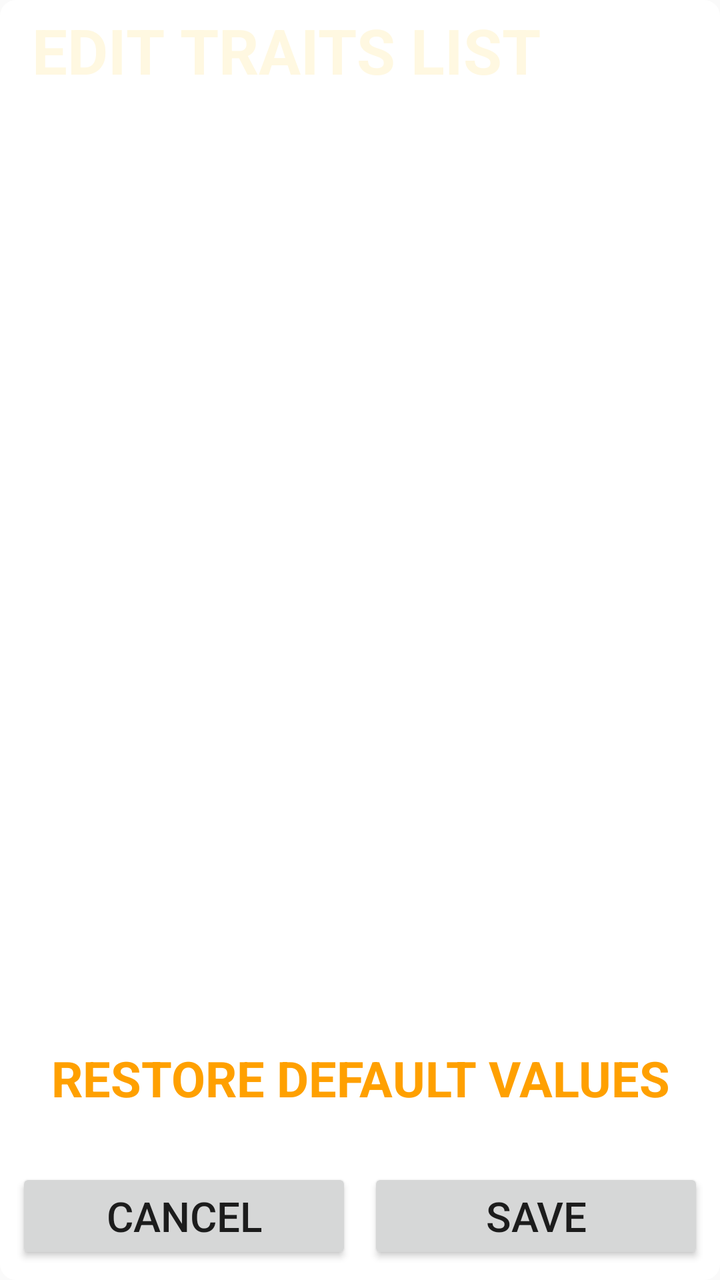
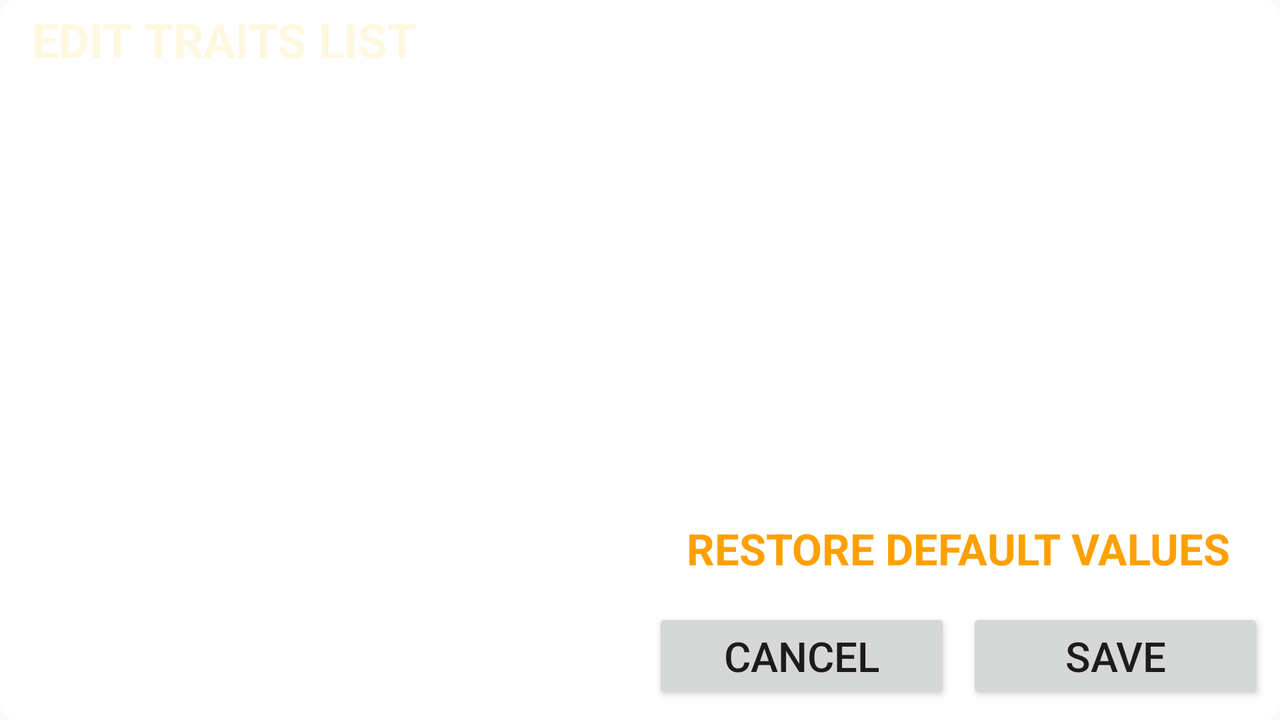

Two renders of one Android screen. The first uses the default layout on a phone; the second uses the alternative layout the repository ships for a different screen configuration, on a matching device. The two XML files are below.
<!-- AndroidManifest.xml: application theme AppTheme -->
<!-- res/layout/spinner_edit_fragment.xml -->
<?xml version="1.0" encoding="utf-8"?>
<android.support.constraint.ConstraintLayout xmlns:android="http://schemas.android.com/apk/res/android"
    android:layout_width="match_parent"
    android:layout_height="match_parent"
    xmlns:app="http://schemas.android.com/apk/res-auto">

    <android.support.constraint.Guideline
        android:id="@+id/spinner_edit_fragment_guide_vertical_50"
        android:layout_width="wrap_content"
        android:layout_height="wrap_content"
        android:orientation="vertical"
        app:layout_constraintGuide_percent="0.5"
        />

    <TextView
        android:id="@+id/spinner_edit_fragment_background"
        android:layout_width="match_parent"
        android:layout_height="match_parent"
        android:background="@drawable/background_fragment_spinner_edit"
        app:layout_constraintLeft_toLeftOf="parent"
        app:layout_constraintRight_toRightOf="parent"
        app:layout_constraintTop_toTopOf="parent"
        app:layout_constraintBottom_toBottomOf="parent"
        />

    <TextView
        android:id="@+id/spinner_edit_color_top"
        android:layout_width="match_parent"
        android:layout_height="50dp"
        android:background="@drawable/background_fragment_spinner_edit_top_chick"
        app:layout_constraintTop_toTopOf="parent"
        app:layout_constraintLeft_toLeftOf="parent"
        app:layout_constraintRight_toRightOf="parent"
        />

    <TextView
        android:id="@+id/spinner_edit_textview_header"
        android:layout_width="match_parent"
        android:layout_height="50dp"
        android:text="@string/spinner_edit_header"
        android:textColor="@color/colorPrimaryLight"
        android:textStyle="bold"
        android:textAllCaps="true"
        android:gravity="left|center"
        android:paddingLeft="16dp"
        android:paddingRight="16dp"
        android:paddingTop="4dp"
        android:paddingBottom="4dp"
        android:maxLines="1"
        app:autoSizeTextType="uniform"
        app:layout_constraintTop_toTopOf="parent"
        app:layout_constraintLeft_toLeftOf="parent"
        app:layout_constraintRight_toRightOf="parent"
        />


    <TextView
        android:id="@+id/spinner_edit_fragment_edittext0"
        android:layout_width="match_parent"
        android:layout_height="0dp"
        android:background="@drawable/background_fragment_spinner_edit_textfield"
        android:paddingLeft="16dp"
        android:paddingRight="16dp"
        android:paddingTop="8dp"
        android:paddingBottom="8dp"
        android:gravity="left|center"
        android:layout_marginTop="8dp"
        android:layout_marginLeft="8dp"
        android:layout_marginRight="8dp"
        android:layout_marginBottom="4dp"
        android:maxLines="1"
        app:autoSizeTextType="uniform"
        app:layout_constraintVertical_weight="1"
        app:layout_constraintTop_toBottomOf="@id/spinner_edit_color_top"
        app:layout_constraintLeft_toLeftOf="parent"
        app:layout_constraintRight_toRightOf="parent"
        app:layout_constraintBottom_toTopOf="@id/spinner_edit_fragment_edittext1"
        />

    <TextView
        android:id="@+id/spinner_edit_fragment_edittext1"
        android:layout_width="match_parent"
        android:layout_height="0dp"
        android:background="@drawable/background_fragment_spinner_edit_textfield"
        android:paddingLeft="16dp"
        android:paddingRight="16dp"
        android:paddingTop="8dp"
        android:paddingBottom="8dp"
        android:gravity="left|center"
        android:layout_marginTop="4dp"
        android:layout_marginLeft="8dp"
        android:layout_marginRight="8dp"
        android:layout_marginBottom="4dp"
        android:maxLines="1"
        app:autoSizeTextType="uniform"
        app:layout_constraintVertical_weight="1"
        app:layout_constraintTop_toBottomOf="@id/spinner_edit_fragment_edittext0"
        app:layout_constraintLeft_toLeftOf="parent"
        app:layout_constraintRight_toRightOf="parent"
        app:layout_constraintBottom_toTopOf="@id/spinner_edit_fragment_edittext2"
        />

    <TextView
        android:id="@+id/spinner_edit_fragment_edittext2"
        android:layout_width="match_parent"
        android:layout_height="0dp"
        android:background="@drawable/background_fragment_spinner_edit_textfield"
        android:paddingLeft="16dp"
        android:paddingRight="16dp"
        android:paddingTop="8dp"
        android:paddingBottom="8dp"
        android:gravity="left|center"
        android:layout_marginTop="4dp"
        android:layout_marginLeft="8dp"
        android:layout_marginRight="8dp"
        android:layout_marginBottom="4dp"
        android:maxLines="1"
        app:autoSizeTextType="uniform"
        app:layout_constraintVertical_weight="1"
        app:layout_constraintTop_toBottomOf="@id/spinner_edit_fragment_edittext1"
        app:layout_constraintLeft_toLeftOf="parent"
        app:layout_constraintRight_toRightOf="parent"
        app:layout_constraintBottom_toTopOf="@id/spinner_edit_fragment_edittext3"
        />

    <TextView
        android:id="@+id/spinner_edit_fragment_edittext3"
        android:layout_width="match_parent"
        android:layout_height="0dp"
        android:background="@drawable/background_fragment_spinner_edit_textfield"
        android:paddingLeft="16dp"
        android:paddingRight="16dp"
        android:paddingTop="8dp"
        android:paddingBottom="8dp"
        android:gravity="left|center"
        android:layout_marginTop="4dp"
        android:layout_marginLeft="8dp"
        android:layout_marginRight="8dp"
        android:layout_marginBottom="4dp"
        android:maxLines="1"
        app:autoSizeTextType="uniform"
        app:layout_constraintVertical_weight="1"
        app:layout_constraintTop_toBottomOf="@id/spinner_edit_fragment_edittext2"
        app:layout_constraintLeft_toLeftOf="parent"
        app:layout_constraintRight_toRightOf="parent"
        app:layout_constraintBottom_toTopOf="@id/spinner_edit_fragment_edittext4"
        />

    <TextView
        android:id="@+id/spinner_edit_fragment_edittext4"
        android:layout_width="match_parent"
        android:layout_height="0dp"
        android:background="@drawable/background_fragment_spinner_edit_textfield"
        android:paddingLeft="16dp"
        android:paddingRight="16dp"
        android:paddingTop="8dp"
        android:paddingBottom="8dp"
        android:gravity="left|center"
        android:layout_marginTop="4dp"
        android:layout_marginLeft="8dp"
        android:layout_marginRight="8dp"
        android:layout_marginBottom="4dp"
        android:maxLines="1"
        app:autoSizeTextType="uniform"
        app:layout_constraintVertical_weight="1"
        app:layout_constraintTop_toBottomOf="@id/spinner_edit_fragment_edittext3"
        app:layout_constraintLeft_toLeftOf="parent"
        app:layout_constraintRight_toRightOf="parent"
        app:layout_constraintBottom_toTopOf="@id/spinner_edit_fragment_edittext5"
        />

    <TextView
        android:id="@+id/spinner_edit_fragment_edittext5"
        android:layout_width="match_parent"
        android:layout_height="0dp"
        android:background="@drawable/background_fragment_spinner_edit_textfield"
        android:paddingLeft="16dp"
        android:paddingRight="16dp"
        android:paddingTop="8dp"
        android:paddingBottom="8dp"
        android:gravity="left|center"
        android:layout_marginTop="4dp"
        android:layout_marginLeft="8dp"
        android:layout_marginRight="8dp"
        android:layout_marginBottom="4dp"
        android:maxLines="1"
        app:autoSizeTextType="uniform"
        app:layout_constraintVertical_weight="1"
        app:layout_constraintTop_toBottomOf="@id/spinner_edit_fragment_edittext4"
        app:layout_constraintLeft_toLeftOf="parent"
        app:layout_constraintRight_toRightOf="parent"
        app:layout_constraintBottom_toTopOf="@id/spinner_edit_fragment_edittext6"
        />

    <TextView
        android:id="@+id/spinner_edit_fragment_edittext6"
        android:layout_width="match_parent"
        android:layout_height="0dp"
        android:background="@drawable/background_fragment_spinner_edit_textfield"
        android:paddingLeft="16dp"
        android:paddingRight="16dp"
        android:paddingTop="8dp"
        android:paddingBottom="8dp"
        android:gravity="left|center"
        android:layout_marginTop="4dp"
        android:layout_marginLeft="8dp"
        android:layout_marginRight="8dp"
        android:layout_marginBottom="4dp"
        android:maxLines="1"
        app:autoSizeTextType="uniform"
        app:layout_constraintVertical_weight="1"
        app:layout_constraintTop_toBottomOf="@id/spinner_edit_fragment_edittext5"
        app:layout_constraintLeft_toLeftOf="parent"
        app:layout_constraintRight_toRightOf="parent"
        app:layout_constraintBottom_toTopOf="@id/spinner_edit_fragment_revert"
        />

    <TextView
        android:id="@+id/spinner_edit_fragment_revert"
        android:text="@string/spinner_revert"
        android:layout_width="match_parent"
        android:layout_height="0dp"
        android:textAllCaps="true"
        android:textStyle="bold"
        android:textColor="@color/colorPrimaryMedium"
        android:paddingLeft="16dp"
        android:paddingRight="16dp"
        android:paddingTop="4dp"
        android:paddingBottom="4dp"
        android:gravity="center"
        android:layout_marginTop="12dp"
        android:layout_marginLeft="8dp"
        android:layout_marginRight="8dp"
        android:layout_marginBottom="12dp"
        android:maxLines="2"
        app:autoSizeTextType="uniform"
        app:layout_constraintVertical_weight="1.2"
        app:layout_constraintTop_toBottomOf="@id/spinner_edit_fragment_edittext6"
        app:layout_constraintLeft_toLeftOf="parent"
        app:layout_constraintRight_toRightOf="parent"
        app:layout_constraintBottom_toTopOf="@id/spinner_edit_fragment_cancel_button"
        />


    <Button
        android:id="@+id/spinner_edit_fragment_cancel_button"
        android:layout_width="0dp"
        android:layout_height="wrap_content"
        android:text="@string/button_cancel"
        android:layout_marginLeft="8dp"
        android:layout_marginRight="4dp"
        android:layout_marginBottom="8dp"
        android:maxLines="1"
        app:autoSizeTextType="uniform"
        app:layout_constraintLeft_toLeftOf="parent"
        app:layout_constraintRight_toRightOf="@id/spinner_edit_fragment_guide_vertical_50"
        app:layout_constraintBottom_toBottomOf="parent"
        />

    <Button
        android:id="@+id/spinner_edit_fragment_save_button"
        android:layout_width="0dp"
        android:layout_height="wrap_content"
        android:text="@string/button_save"
        android:layout_marginLeft="4dp"
        android:layout_marginRight="8dp"
        android:layout_marginBottom="8dp"
        android:maxLines="1"
        app:autoSizeTextType="uniform"
        app:layout_constraintLeft_toLeftOf="@id/spinner_edit_fragment_guide_vertical_50"
        app:layout_constraintRight_toRightOf="parent"
        app:layout_constraintBottom_toBottomOf="parent"
        />




</android.support.constraint.ConstraintLayout>
<!-- resources referenced by this layout -->
<resources>
  <color name="colorPrimaryLight">#FFF8E1</color>
  <color name="colorPrimaryMedium">#FFA000</color>
  <!-- drawable background_fragment_spinner_edit (drawable) -->
  <?xml version="1.0" encoding="utf-8"?>
  <shape xmlns:android="http://schemas.android.com/apk/res/android"
      android:shape="rectangle"
      >
  
      <solid
          android:color="@android:color/white"
          />
  
      <corners
          android:radius="8dp"
          />
  
  </shape>
  <string name="button_cancel">Cancel</string>
  <string name="button_save">Save</string>
  <string name="spinner_edit_header">Edit traits list</string>
  <string name="spinner_revert">Restore default values</string>
  <style name="AppTheme" parent="Theme.AppCompat.Light">
          
          <item name="colorPrimary">@color/colorPrimary</item>
          <item name="colorPrimaryDark">@color/colorPrimaryDark</item>
          <item name="colorAccent">@color/colorAccent</item>
      </style>
  <color name="colorPrimary">#FFD54F</color>
  <color name="colorPrimaryDark">#FF6F00</color>
  <color name="colorAccent">#FFECB3</color>
</resources>
<!-- res/layout-land/spinner_edit_fragment.xml (the repository's variant of the layout above) -->
<!-- drawn on the phone turned sideways -->
<?xml version="1.0" encoding="utf-8"?>
<android.support.constraint.ConstraintLayout xmlns:android="http://schemas.android.com/apk/res/android"
    android:layout_width="match_parent"
    android:layout_height="match_parent"
    xmlns:app="http://schemas.android.com/apk/res-auto">

    <android.support.constraint.Guideline
        android:id="@+id/land_spinner_edit_fragment_guide_vertical_49"
        android:layout_width="wrap_content"
        android:layout_height="wrap_content"
        android:orientation="vertical"
        app:layout_constraintGuide_percent="0.49"
        />

    <android.support.constraint.Guideline
        android:id="@+id/land_spinner_edit_fragment_guide_vertical_51"
        android:layout_width="wrap_content"
        android:layout_height="wrap_content"
        android:orientation="vertical"
        app:layout_constraintGuide_percent="0.51"
        />

    <TextView
        android:id="@+id/spinner_edit_fragment_background"
        android:layout_width="match_parent"
        android:layout_height="match_parent"
        android:background="@drawable/background_fragment_spinner_edit"
        app:layout_constraintLeft_toLeftOf="parent"
        app:layout_constraintRight_toRightOf="parent"
        app:layout_constraintTop_toTopOf="parent"
        app:layout_constraintBottom_toBottomOf="parent"
        />

    <TextView
        android:id="@+id/spinner_edit_color_top"
        android:layout_width="0dp"
        android:layout_height="40dp"
        android:background="@drawable/land_background_fragment_spinner_edit_top_chick"
        app:layout_constraintTop_toTopOf="parent"
        app:layout_constraintLeft_toLeftOf="parent"
        app:layout_constraintRight_toRightOf="@id/land_spinner_edit_fragment_guide_vertical_49"
        />

    <TextView
        android:id="@+id/spinner_edit_textview_header"
        android:layout_width="0dp"
        android:layout_height="40dp"
        android:text="@string/spinner_edit_header"
        android:textColor="@color/colorPrimaryLight"
        android:textStyle="bold"
        android:textAllCaps="true"
        android:gravity="left|center"
        android:paddingLeft="16dp"
        android:paddingRight="16dp"
        android:paddingTop="4dp"
        android:paddingBottom="4dp"
        android:maxLines="1"
        app:autoSizeTextType="uniform"
        app:layout_constraintTop_toTopOf="parent"
        app:layout_constraintLeft_toLeftOf="parent"
        app:layout_constraintRight_toRightOf="@id/land_spinner_edit_fragment_guide_vertical_49"
        />

    <TextView
        android:id="@+id/spinner_edit_fragment_edittext0"
        android:layout_width="0dp"
        android:layout_height="0dp"
        android:background="@drawable/background_fragment_spinner_edit_textfield"
        android:paddingLeft="16dp"
        android:paddingRight="16dp"
        android:paddingTop="8dp"
        android:paddingBottom="8dp"
        android:gravity="left|center"
        android:layout_marginTop="8dp"
        android:layout_marginLeft="8dp"
        android:layout_marginRight="0dp"
        android:layout_marginBottom="4dp"
        android:maxLines="1"
        app:autoSizeTextType="uniform"
        app:layout_constraintVertical_weight="1"
        app:layout_constraintTop_toBottomOf="@id/spinner_edit_color_top"
        app:layout_constraintLeft_toLeftOf="parent"
        app:layout_constraintRight_toRightOf="@id/land_spinner_edit_fragment_guide_vertical_49"
        app:layout_constraintBottom_toTopOf="@id/spinner_edit_fragment_edittext1"
        />

    <TextView
        android:id="@+id/spinner_edit_fragment_edittext1"
        android:layout_width="0dp"
        android:layout_height="0dp"
        android:background="@drawable/background_fragment_spinner_edit_textfield"
        android:paddingLeft="16dp"
        android:paddingRight="16dp"
        android:paddingTop="8dp"
        android:paddingBottom="8dp"
        android:gravity="left|center"
        android:layout_marginTop="4dp"
        android:layout_marginLeft="8dp"
        android:layout_marginRight="0dp"
        android:layout_marginBottom="4dp"
        android:maxLines="1"
        app:autoSizeTextType="uniform"
        app:layout_constraintVertical_weight="1"
        app:layout_constraintTop_toBottomOf="@id/spinner_edit_fragment_edittext0"
        app:layout_constraintLeft_toLeftOf="parent"
        app:layout_constraintRight_toRightOf="@id/land_spinner_edit_fragment_guide_vertical_49"
        app:layout_constraintBottom_toTopOf="@id/spinner_edit_fragment_edittext2"
        />

    <TextView
        android:id="@+id/spinner_edit_fragment_edittext2"
        android:layout_width="0dp"
        android:layout_height="0dp"
        android:background="@drawable/background_fragment_spinner_edit_textfield"
        android:paddingLeft="16dp"
        android:paddingRight="16dp"
        android:paddingTop="8dp"
        android:paddingBottom="8dp"
        android:gravity="left|center"
        android:layout_marginTop="4dp"
        android:layout_marginLeft="8dp"
        android:layout_marginRight="0dp"
        android:layout_marginBottom="4dp"
        android:maxLines="1"
        app:autoSizeTextType="uniform"
        app:layout_constraintVertical_weight="1"
        app:layout_constraintTop_toBottomOf="@id/spinner_edit_fragment_edittext1"
        app:layout_constraintLeft_toLeftOf="parent"
        app:layout_constraintRight_toRightOf="@id/land_spinner_edit_fragment_guide_vertical_49"
        app:layout_constraintBottom_toTopOf="@id/spinner_edit_fragment_edittext3"
        />

    <TextView
        android:id="@+id/spinner_edit_fragment_edittext3"
        android:layout_width="0dp"
        android:layout_height="0dp"
        android:background="@drawable/background_fragment_spinner_edit_textfield"
        android:paddingLeft="16dp"
        android:paddingRight="16dp"
        android:paddingTop="8dp"
        android:paddingBottom="8dp"
        android:gravity="left|center"
        android:layout_marginTop="4dp"
        android:layout_marginLeft="8dp"
        android:layout_marginRight="0dp"
        android:layout_marginBottom="8dp"
        android:maxLines="1"
        app:autoSizeTextType="uniform"
        app:layout_constraintVertical_weight="1"
        app:layout_constraintTop_toBottomOf="@id/spinner_edit_fragment_edittext2"
        app:layout_constraintLeft_toLeftOf="parent"
        app:layout_constraintRight_toRightOf="@id/land_spinner_edit_fragment_guide_vertical_49"
        app:layout_constraintBottom_toBottomOf="parent"
        />

    <TextView
        android:id="@+id/spinner_edit_fragment_edittext4"
        android:layout_width="0dp"
        android:layout_height="0dp"
        android:background="@drawable/background_fragment_spinner_edit_textfield"
        android:paddingLeft="16dp"
        android:paddingRight="16dp"
        android:paddingTop="8dp"
        android:paddingBottom="8dp"
        android:gravity="left|center"
        android:layout_marginTop="8dp"
        android:layout_marginLeft="0dp"
        android:layout_marginRight="8dp"
        android:layout_marginBottom="4dp"
        android:maxLines="1"
        app:autoSizeTextType="uniform"
        app:layout_constraintVertical_weight="1"
        app:layout_constraintTop_toTopOf="parent"
        app:layout_constraintLeft_toLeftOf="@id/land_spinner_edit_fragment_guide_vertical_51"
        app:layout_constraintRight_toRightOf="parent"
        app:layout_constraintBottom_toTopOf="@id/spinner_edit_fragment_edittext5"
        />

    <TextView
        android:id="@+id/spinner_edit_fragment_edittext5"
        android:layout_width="0dp"
        android:layout_height="0dp"
        android:background="@drawable/background_fragment_spinner_edit_textfield"
        android:paddingLeft="16dp"
        android:paddingRight="16dp"
        android:paddingTop="8dp"
        android:paddingBottom="8dp"
        android:gravity="left|center"
        android:layout_marginTop="4dp"
        android:layout_marginLeft="0dp"
        android:layout_marginRight="8dp"
        android:layout_marginBottom="4dp"
        android:maxLines="1"
        app:autoSizeTextType="uniform"
        app:layout_constraintVertical_weight="1"
        app:layout_constraintTop_toBottomOf="@id/spinner_edit_fragment_edittext4"
        app:layout_constraintLeft_toLeftOf="@id/land_spinner_edit_fragment_guide_vertical_51"
        app:layout_constraintRight_toRightOf="parent"
        app:layout_constraintBottom_toTopOf="@id/spinner_edit_fragment_edittext6"
        />

    <TextView
        android:id="@+id/spinner_edit_fragment_edittext6"
        android:layout_width="0dp"
        android:layout_height="0dp"
        android:background="@drawable/background_fragment_spinner_edit_textfield"
        android:paddingLeft="16dp"
        android:paddingRight="16dp"
        android:paddingTop="8dp"
        android:paddingBottom="8dp"
        android:gravity="left|center"
        android:layout_marginTop="4dp"
        android:layout_marginLeft="0dp"
        android:layout_marginRight="8dp"
        android:layout_marginBottom="4dp"
        android:maxLines="1"
        app:autoSizeTextType="uniform"
        app:layout_constraintVertical_weight="1"
        app:layout_constraintTop_toBottomOf="@id/spinner_edit_fragment_edittext5"
        app:layout_constraintLeft_toLeftOf="@id/land_spinner_edit_fragment_guide_vertical_51"
        app:layout_constraintRight_toRightOf="parent"
        app:layout_constraintBottom_toTopOf="@id/spinner_edit_fragment_revert"
        />

    <TextView
        android:id="@+id/spinner_edit_fragment_revert"
        android:text="@string/land_spinner_revert"
        android:layout_width="0dp"
        android:layout_height="0dp"
        android:textAllCaps="true"
        android:textStyle="bold"
        android:textColor="@color/colorPrimaryMedium"
        android:paddingLeft="16dp"
        android:paddingRight="16dp"
        android:paddingTop="4dp"
        android:paddingBottom="4dp"
        android:gravity="center"
        android:layout_marginTop="8dp"
        android:layout_marginLeft="0dp"
        android:layout_marginRight="8dp"
        android:layout_marginBottom="8dp"
        android:maxLines="2"
        app:autoSizeTextType="uniform"
        app:layout_constraintVertical_weight="0.6"
        app:layout_constraintTop_toBottomOf="@id/spinner_edit_fragment_edittext6"
        app:layout_constraintLeft_toLeftOf="@id/land_spinner_edit_fragment_guide_vertical_51"
        app:layout_constraintRight_toRightOf="parent"
        app:layout_constraintBottom_toTopOf="@id/spinner_edit_fragment_cancel_button"
        />

    <Button
        android:id="@+id/spinner_edit_fragment_cancel_button"
        android:layout_width="0dp"
        android:layout_height="wrap_content"
        android:text="@string/button_cancel"
        android:layout_marginLeft="0dp"
        android:layout_marginRight="4dp"
        android:layout_marginBottom="8dp"
        android:maxLines="1"
        app:autoSizeTextType="uniform"
        app:layout_constraintTop_toBottomOf="@id/spinner_edit_fragment_revert"
        app:layout_constraintLeft_toLeftOf="@id/land_spinner_edit_fragment_guide_vertical_51"
        app:layout_constraintRight_toLeftOf="@id/spinner_edit_fragment_save_button"
        app:layout_constraintBottom_toBottomOf="parent"
        />

    <Button
        android:id="@+id/spinner_edit_fragment_save_button"
        android:layout_width="0dp"
        android:layout_height="wrap_content"
        android:text="@string/button_save"
        android:layout_marginLeft="4dp"
        android:layout_marginRight="8dp"
        android:layout_marginBottom="8dp"
        android:maxLines="1"
        app:autoSizeTextType="uniform"
        app:layout_constraintTop_toTopOf="@id/spinner_edit_fragment_cancel_button"
        app:layout_constraintLeft_toRightOf="@id/spinner_edit_fragment_cancel_button"
        app:layout_constraintRight_toRightOf="parent"
        app:layout_constraintBottom_toBottomOf="parent"
        />




</android.support.constraint.ConstraintLayout>
<!-- resources referenced by the variant -->
<!-- as the phone turned sideways resolves them -->
<resources>
  <color name="colorPrimaryLight">#FFF8E1</color>
  <color name="colorPrimaryMedium">#FFA000</color>
  <!-- drawable background_fragment_spinner_edit (drawable) -->
  <?xml version="1.0" encoding="utf-8"?>
  <shape xmlns:android="http://schemas.android.com/apk/res/android"
      android:shape="rectangle"
      >
  
      <solid
          android:color="@android:color/white"
          />
  
      <corners
          android:radius="8dp"
          />
  
  </shape>
  <string name="button_cancel">Cancel</string>
  <string name="button_save">Save</string>
  <string name="land_spinner_revert">Restore default values</string>
  <string name="spinner_edit_header">Edit traits list</string>
  <style name="AppTheme" parent="Theme.AppCompat.Light">
          
          <item name="colorPrimary">@color/colorPrimary</item>
          <item name="colorPrimaryDark">@color/colorPrimaryDark</item>
          <item name="colorAccent">@color/colorAccent</item>
      </style>
  <color name="colorPrimary">#FFD54F</color>
  <color name="colorPrimaryDark">#FF6F00</color>
  <color name="colorAccent">#FFECB3</color>
</resources>
